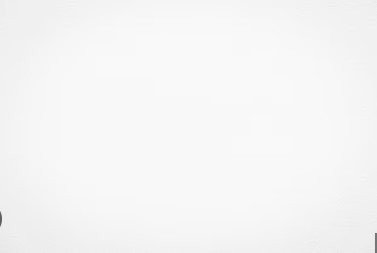
#> input picture Open CV/images/Whi.jpg, 377 x 253 px, found by its file name
$ python 'Edge Outline.py'   (older library calls are emulated)
#> lines starting #> are read from the running program, lines starting #| are printed output that depends on the picture
import cv2
import numpy as np

def om_edge_detection(image_path):
    # Load the image in grayscale
#> called with image_path = 'images/Whi.jpg'
    image = cv2.imread(image_path, cv2.IMREAD_GRAYSCALE)
#> image is the input picture: shape (253, 377); min 90, max 250, mean 245.6

    if image is None:
        print("Error: Could not open or find the image.")
        return

    # Apply Sobel filter in X and Y direction
    om_x = cv2.Sobel(image, cv2.CV_64F, 1, 0, ksize=3)
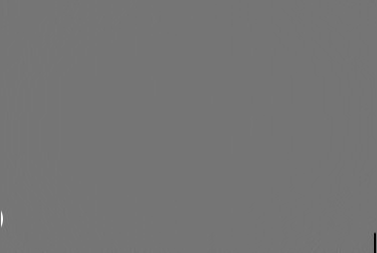
#> om_x: shape (253, 377) float64; min -487, max 571, mean 0; drawn with min black and max white
    om_y = cv2.Sobel(image, cv2.CV_64F, 0, 1, ksize=3)

    # Compute the gradient magnitude
    om_magnitude = np.sqrt(om_x**2 + om_y**2)
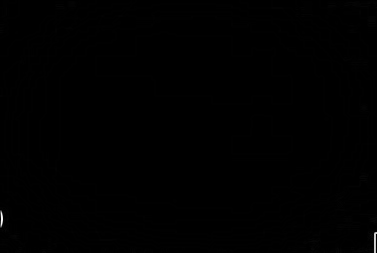
#> om_magnitude: shape (253, 377) float64; min 0, max 584.1, mean 1.3; drawn with min black and max white
    om_magnitude = np.uint8(255 * om_magnitude / np.max(om_magnitude))

    # Display results
    cv2.imshow('Original Image', image)

    cv2.imshow('Om Magnitude', om_magnitude)

    cv2.waitKey(0)
    cv2.destroyAllWindows()

# Example usage
image_path = 'images/Whi.jpg'  # Change this to your image file path
om_edge_detection(image_path)
